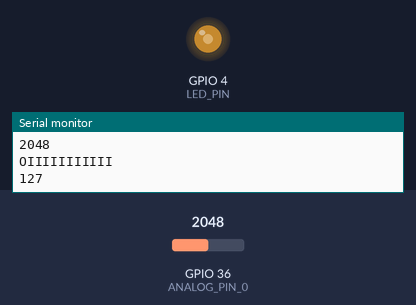
Bench run of a sketch on a simulated ESP32. Shown: output pins drawn as LEDs (lit = HIGH), the last lines printed to the serial monitor. Inputs (shaded band) come from the test bench; at power-on: GPIO 36 (ANALOG_PIN_0) = 2048.

Above: at 2.2 s.
2.3 s: GPIO 36 (ANALOG_PIN_0) set to 2866
At 3.7 s:
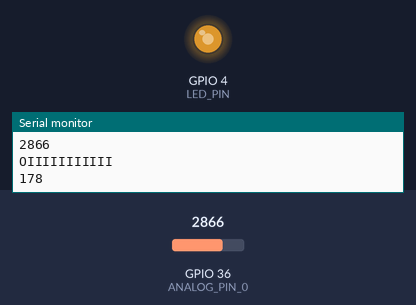
4.0 s: GPIO 36 (ANALOG_PIN_0) set to 3603
At 5.1 s:
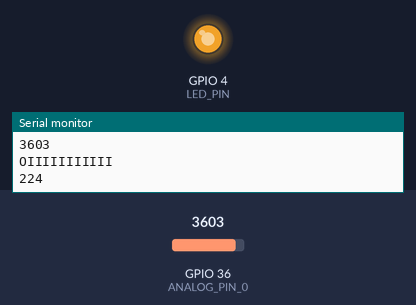
5.5 s: GPIO 36 (ANALOG_PIN_0) set to 491
At 6.3 s:
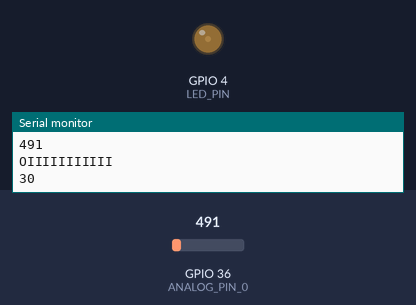
7.0 s: GPIO 36 (ANALOG_PIN_0) set to 2047
At 7.4 s:
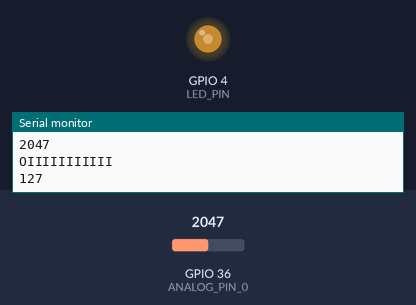
Timing chart, 0 to 9.5 s (numbered marks = the images above; inputs shaded):
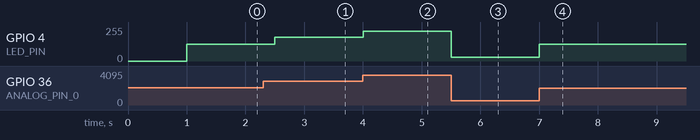

The sketch:

saidas-pwm.ino
```cpp
int dutyCycle = 0;

// Analog Input
#define ANALOG_PIN_0 36
int analog_value = 0;

// PWM LED
#define LED_PIN 4
int freq = 5000;
int ledChannel = 0;
int resolution = 8;

void setup() {
  Serial.begin(115200);
  delay(1000);
  Serial.println("ESP32 Analog IN/OUT Test");
  ledcSetup(ledChannel, freq, resolution);
  ledcAttachPin(LED_PIN, ledChannel);
  ledcWrite(ledChannel, dutyCycle);
}

void loop() {
  analog_value = analogRead(ANALOG_PIN_0);
  Serial.println(analog_value);
  int mappedValue = map(analog_value, 0, 4095, 0, 255);
  ledcWrite(ledChannel, mappedValue);
  Serial.println("OIIIIIIIIIII");
  Serial.println(mappedValue);
  delay(500);
}

//canal PWM usando ledcSetup(ledChannel, freq, resolution). Isso define as características do canal PWM, incluindo a frequência em hertz (freq) e
//a resolução em bits (resolution). No seu código, a frequência é definida como 5000 Hz e a resolução como 8 bits.
//pino LED ao canal PWM usando ledcAttachPin(LED_PIN, ledChannel). Isso direciona o sinal PWM gerado pelo canal para o pino LED (pino 4, no seu caso).
//o ciclo de trabalho do PWM usando ledcWrite(ledChannel, mappedValue). O valor de mappedValue controla a largura dos pulsos PWM enviados para o pino LED.
//Quanto maior o valor, maior será a largura dos pulsos, o que resulta em um brilho mais intenso no LED.
```

Measured:
- after the input at 2.3 s, GPIO 4 (LED_PIN): 127/255 → 177/255 after 0.20 s
- after the input at 4.0 s, GPIO 4 (LED_PIN): 177/255 → 223/255 at once
- after the input at 5.5 s, GPIO 4 (LED_PIN): 223/255 → 30/255 at once
- after the input at 7.0 s, GPIO 4 (LED_PIN): 30/255 → 127/255 at once
